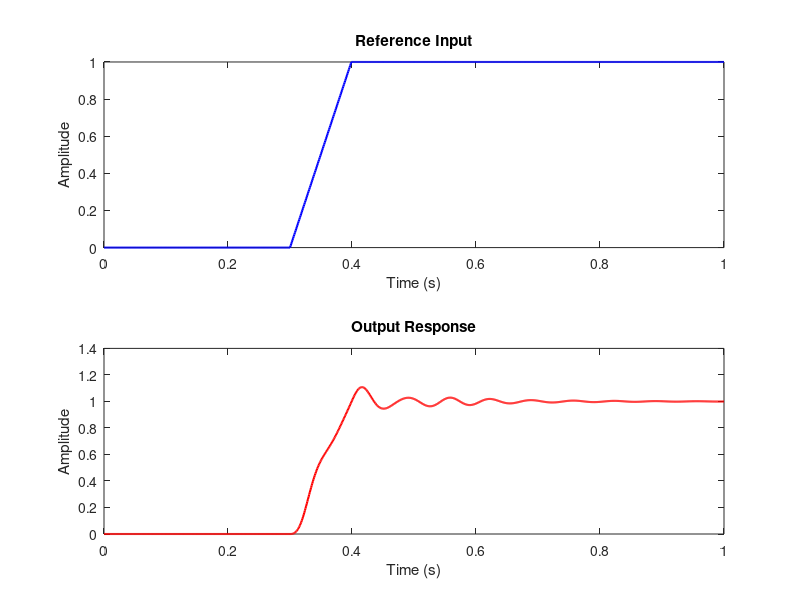

Reproduce this figure in MATLAB. (Note: this script raises an error after producing the figure.)
Ts = 0.001;
t = 0:Ts:1;

Rj = zeros(size(t));
Rj(t < 0.3) = 0;
Rj((t >= 0.3) & (t < 0.4)) = linspace(0, 1, sum((t >= 0.3) & (t < 0.4)));
Rj(t >= 0.4) = 1;

plant_num = [8.331499999999999e-04 -0.002411635990000 0.001646764298800 0.001386774757085 -0.002226794738657 7.735179924151595e-04];
plant_den = [1 -5.7154 13.723534400000000 -17.734220581599999 13.016931722320001 -5.148338416112000 0.857492875392000];
plant_tf = tf(plant_num, plant_den, Ts);

feedback_num = [12.33590000000000 -35.651984590000005 34.340092218032005 -11.023646014692989];
feedback_den = [1 -2.832900000000000 2.672854940000000 -0.839948725176000];
fback_tf = tf(feedback_num, feedback_den, Ts);

% Internal Model Control (IMC) Simulation with Feedback
sys_open_loop = plant_tf * fback_tf;
sys_closed_loop = feedback(sys_open_loop, 1);

% Simulate the closed-loop system
[y, t] = lsim(sys_closed_loop, Rj, t);

% Plot the results
figure;
subplot(2, 1, 1);
plot(t, Rj, 'b-', 'LineWidth', 1.5);
title('Reference Input');
xlabel('Time (s)');
ylabel('Amplitude');

subplot(2, 1, 2);
plot(t, y, 'r-', 'LineWidth', 1.5);
title('Output Response');
xlabel('Time (s)');
ylabel('Amplitude');

sgtitle('Internal Model Control (IMC) Simulation with Feedback');
